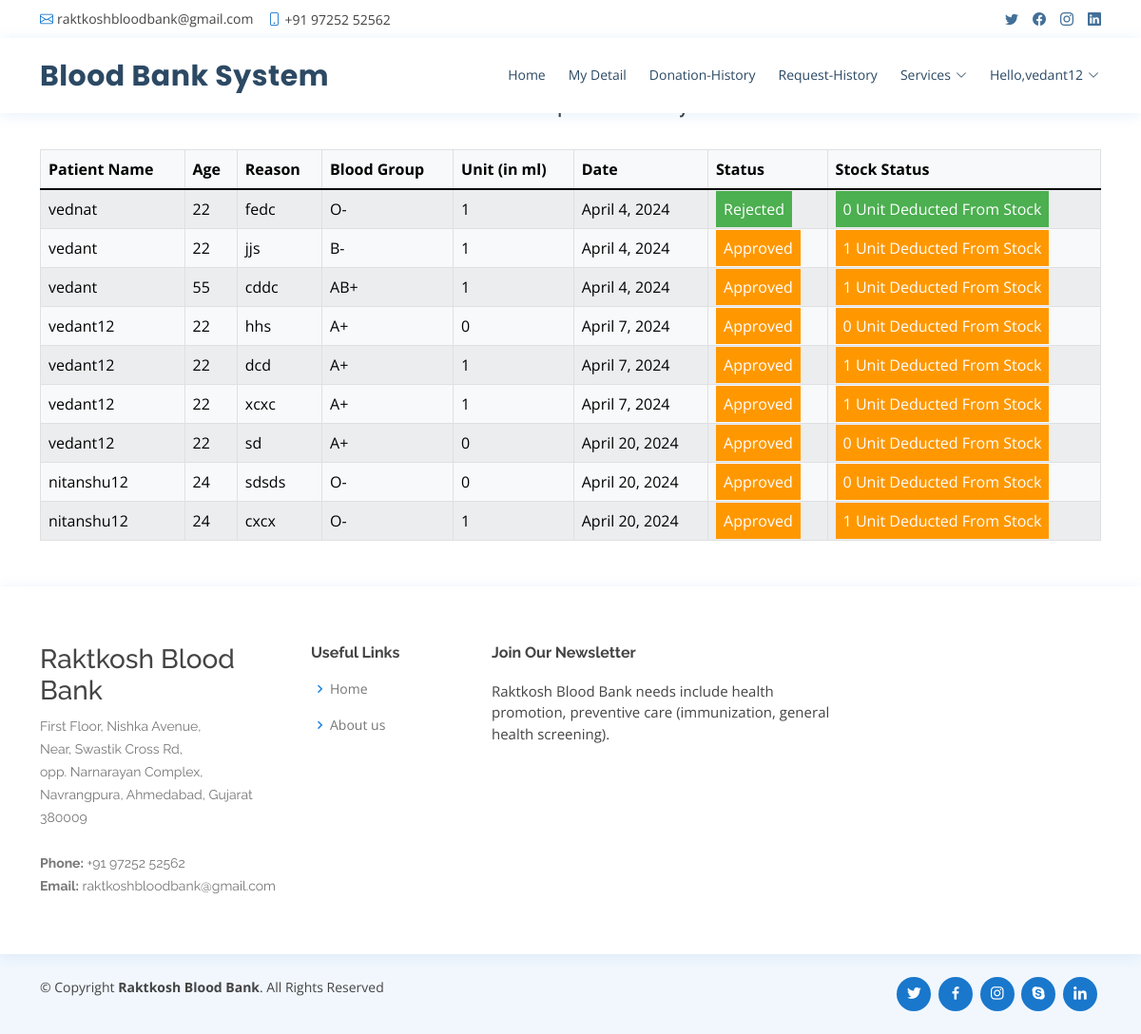
The page /history (signed in) on the database its author committed.
### raktkosh/models.py (models this page shows, shortened)
class BloodRequest(models.Model):
    user = models.ForeignKey(UserProfile, on_delete=models.CASCADE, null=True, blank=True)
    patient_name=models.CharField(max_length=30)
    patient_age=models.PositiveIntegerField()
    reason=models.CharField(max_length=500)
    bloodgroup=models.CharField(max_length=10)
    unit=models.PositiveIntegerField(default=0)
    status=models.CharField(max_length=20,default="Pending")
    date=models.DateField(auto_now=True)

### raktkosh/views.py (the view)
# urls.py: path('history', views.history,name='history'),
@login_required(login_url='admin_login')
def history(request):
    requests=models.BloodRequest.objects.all().exclude(status='Pending')
    return render(request,'history.html',{'requests':requests})

### raktkosh/templates/history.html (shortened to what this page needs)
{% extends 'base.html' %}
{% block body %}
{% load widget_tweaks %}
{%load static%}
<head>
</head>
<br><br>
<div class="container">
    <H4 class="text-center">Blood Request History</H4><br>
    <table class="table table-light table-hover table-bordered table-striped">
        <thead class="bg-info">
            <tr>
                <th scope="col">Patient Name</th>
                <th scope="col">Age</th>
                <th scope="col">Reason</th>
                <th scope="col">Blood Group</th>
                <th scope="col">Unit (in ml)</th>
                <th scope="col">Date</th>
                <th scope="col">Status</th>
                <th scope="col">Stock Status</th>
            </tr>
        </thead>
        <tbody>
            {% for t in requests %}
            <tr>
                <td> {{t.patient_name}}</td>
                <td>{{t.patient_age}}</td>
                <td>{{t.reason}}</td>
                <td>{{t.bloodgroup}}</td>
                <td>{{t.unit}}</td>
                <td>{{t.date}}</td>
                {% if t.status == 'Approved' %}
                <td><span class="label warning"> Approved</span></td>
                <td><span class="label warning"> {{t.unit}} Unit Deducted From Stock</span></td>
                {% else %}
                <td><span class="label success">Rejected</span></td>
                <td><span class="label success"> 0 Unit Deducted From Stock</span></td>
                {% endif %}
            </tr>
            {% endfor %}
        </tbody>
    </table>
</div>
{% endblock %}

### raktkosh/templates/base.html (shortened to what this page needs)
<!DOCTYPE html>
<html lang="en">
  {% load static %}
  {% load active_link_tags %}
<head>
  <link href="{% static 'vendor/fontawesome-free/css/all.min.css' %}" rel="stylesheet">
  <link href="{% static 'vendor/animate.css/animate.min.css' %}" rel="stylesheet">
  <link href="{% static 'vendor/bootstrap/css/bootstrap.min.css' %}" rel="stylesheet">
  <link href="{% static 'vendor/bootstrap-icons/bootstrap-icons.css' %}" rel="stylesheet">
  <link href="{% static 'vendor/boxicons/css/boxicons.min.css' %}" rel="stylesheet">
  <link href="{% static 'vendor/glightbox/css/glightbox.min.css' %}" rel="stylesheet">
  <link href="{% static 'vendor/remixicon/remixicon.css' %}" rel="stylesheet">
  <link href="{% static 'vendor/swiper/swiper-bundle.min.css' %}" rel="stylesheet">
  <link href="{% static 'css/style.css' %}" rel="stylesheet">
  <link rel="stylesheet" href="https://cdnjs.cloudflare.com/ajax/libs/font-awesome/4.7.0/css/font-awesome.min.css">
  <link rel='stylesheet' type='text/css' href="https://cdn.datatables.net/1.10.21/css/jquery.dataTables.min.css">
  <link rel='stylesheet' type='text/css' href="https://cdn.datatables.net/buttons/1.6.2/css/buttons.dataTables.min.css">
</head>
<body>
  <div id="topbar" class="d-flex align-items-center fixed-top">
    <div class="container d-flex justify-content-between">
      <div class="contact-info d-flex align-items-center">
        <i class="bi bi-envelope"></i> <a href="mailto:contact@example.com">raktkoshbloodbank@gmail.com</a>
        <i class="bi bi-phone"></i> +91 97252 52562
      </div>
      <div class="d-none d-lg-flex social-links align-items-center">
        <a href="#" class="twitter"><i class="bi bi-twitter"></i></a>
        <a href="#" class="facebook"><i class="bi bi-facebook"></i></a>
        <a href="#" class="instagram"><i class="bi bi-instagram"></i></a>
        <a href="#" class="linkedin"><i class="bi bi-linkedin"></i></i></a>
      </div>
    </div>
  </div>
  <header id="header" class="fixed-top">
    <div class="container d-flex align-items-center">
      <h1 class="logo me-auto"><a href="index.html">Blood Bank System</a></h1>
      {% if request.user.is_staff %}
      <nav id="navbar" class="navbar order-last order-lg-0">
        <ul>
          <li><a class="{% active_link 'admin_home' %}" href="{% url 'admin_home' %}">Home</a></li>
          <!-- <li class="dropdown"><a href="#"><span>Category</span> <i class="bi bi-chevron-down"></i></a>
            <ul>
              <li><a href="/add_category">Add Blood Category</a></li>
              <li><a href="/view_category">View Blood Category</a></li>
            </ul>
          </li> -->
          <li><a class="{% active_link 'view_user' %}" href="{% url 'view_user' %}">Users</a></li>
          <li><a class="{% active_link 'history' %}" href="{% url 'history' %}">history</a></li>
          <li class="dropdown"><a href="#"><span>Services</span> <i class="bi bi-chevron-down"></i></a>
            <ul>
              <li><a href="/request_blood">Request for Blood</a></li>
              <li><a href="/donator_blood">Donate for Blood</a></li>
            </ul>
          </li>
          <li><a class="{% active_link 'admin_blood' %}" href="{% url 'admin_blood' %}">Stock</a></li>
          <li class="dropdown">
            <a href="#" class="appointment-btn scrollto" style="color: #fff;"><span class="d-none d-md-inline">Welcome,</span> {{request.user.username}} <i class="bi bi-chevron-down"></i></a>
            <ul>
              <li><a href="{% url 'change_password' %}">Change Password</a></li>
              <li><a href="{% url 'logout' %}">Logout</a></li>
            </ul>
          </li>
        </ul>
        <i class="bi bi-list mobile-nav-toggle"></i>
      </nav>
      {% elif request.user.is_authenticated %}
      <nav id="navbar" class="navbar order-last order-lg-0">
        <ul>
          <li><a class="" href="{% url 'home' %}">Home</a></li>
          <li><a class="{% active_link 'profile' %}" href="/profile">My Detail</a></li>
          <li><a class="{% active_link 'donation_history' %}" href="/donation_history">Donation-History</a></li>
          <li><a class="{% active_link 'request_history' %}" href="{% url 'request_history' %}">Request-History</a></li>
          <li class="dropdown"><a href="#"><span>Services</span> <i class="bi bi-chevron-down"></i></a>
          </li>
          <li class="dropdown"><a href="#"><span>Hello,{{request.user.username}}</span> <i class="bi bi-chevron-down"></i></a>
          </li>
        </ul>
      </nav>
      {% endif %}
  </header>
  <div class="mt-5 mb-5" style="margin-top:14%">
  {% block body %}
  {% endblock %}
  </div>
  <footer id="footer">
    <div class="footer-top">
      <div class="container">
        <div class="row">
          <div class="col-lg-3 col-md-6 footer-contact">
            <h3>Raktkosh Blood Bank</h3>
            <p>
              First Floor, Nishka Avenue,<br>
               Near, Swastik Cross Rd,<br>
                opp. Narnarayan Complex,<br>
                 Navrangpura, Ahmedabad, Gujarat 380009 <br><br>
              <strong>Phone:</strong> +91 97252 52562<br>
              <strong>Email:</strong> raktkoshbloodbank@gmail.com<br>
            </p>
          </div>
          <div class="col-lg-2 col-md-6 footer-links">
            <h4>Useful Links</h4>
            <ul>
              <li><i class="bx bx-chevron-right"></i> <a href="#">Home</a></li>
              <li><i class="bx bx-chevron-right"></i> <a href="#">About us</a></li>
            </ul>
          </div>
          <div class="col-lg-4 col-md-6 footer-newsletter">
            <h4>Join Our Newsletter</h4>
            <p>Raktkosh Blood Bank needs include health promotion, preventive care (immunization, general health screening).</p>
          </div>
        </div>
      </div>
    </div>
    <div class="container d-md-flex py-4">
      <div class="me-md-auto text-center text-md-start">
        <div class="copyright">
          &copy; Copyright <strong><span>Raktkosh Blood Bank</span></strong>. All Rights Reserved
        </div>
        <div class="credits">
        </div>
      </div>
      <div class="social-links text-center text-md-right pt-3 pt-md-0">
        <a href="#" class="twitter"><i class="bx bxl-twitter"></i></a>
        <a href="#" class="facebook"><i class="bx bxl-facebook"></i></a>
        <a href="#" class="instagram"><i class="bx bxl-instagram"></i></a>
        <a href="#" class="google-plus"><i class="bx bxl-skype"></i></a>
        <a href="#" class="linkedin"><i class="bx bxl-linkedin"></i></a>
      </div>
    </div>
  </footer>
</body>
</html>

### raktkosh/static/css/style.css (style rules this page uses)
body { font-family: "Open Sans", sans-serif; color: #444444; }
a { color: #1977cc; text-decoration: none; }
h1, h2, h3, h4, h5, h6 { font-family: "Raleway", sans-serif; }
#topbar { background: #fff; height: 40px; font-size: 14px; transition: all 0.5s; z-index: 996; }
#topbar .contact-info a { line-height: 1; color: #444444; transition: 0.3s; }
#topbar .contact-info i { color: #1977cc; padding-right: 4px; margin-left: 15px; line-height: 0; }
#topbar .contact-info i:first-child { margin-left: 0; }
#topbar .social-links a { color: #437099; padding-left: 15px; display: inline-block; line-height: 1px; transition: 0.3s; }
#topbar .social-links a:first-child { border-left: 0; }
#header { background: #fff; transition: all 0.5s; z-index: 997; padding: 15px 0; top: 40px; box-shadow: 0px 2px 15px rgba(25, 119, 204, 0.1); }
#header .logo { font-size: 30px; margin: 0; padding: 0; line-height: 1; font-weight: 700; letter-spacing: 0.5px; font-family: "Poppins", sans-serif; }
#header .logo a { color: #2c4964; }
.navbar { padding: 0; }
.navbar ul { margin: 0; padding: 0; display: flex; list-style: none; align-items: center; }
.navbar li { position: relative; }
.navbar>ul>li { position: relative; white-space: nowrap; padding: 8px 0 8px 20px; }
.navbar a, .navbar a:focus { display: flex; align-items: center; justify-content: space-between; font-size: 14px; color: #2c4964; white-space: nowrap; transition: 0.3s; border-bottom: 2px solid #fff; padding: 5px 2px; }
.navbar a i, .navbar a:focus i { font-size: 12px; line-height: 0; margin-left: 5px; }
#footer { color: #444444; font-size: 14px; background: #f1f7fd; }
#footer .footer-top { padding: 60px 0 30px 0; background: #fff; box-shadow: 0px 2px 15px rgba(25, 119, 204, 0.1); }
#footer .footer-top .footer-contact { margin-bottom: 30px; }
#footer .footer-top .footer-contact p { font-size: 14px; line-height: 24px; margin-bottom: 0; font-family: "Raleway", sans-serif; color: #777777; }
#footer .footer-top h4 { font-size: 16px; font-weight: bold; color: #444444; position: relative; padding-bottom: 12px; }
#footer .footer-top .footer-links { margin-bottom: 30px; }
#footer .footer-top .footer-links ul { list-style: none; padding: 0; margin: 0; }
#footer .footer-top .footer-links ul i { padding-right: 2px; color: #1c84e3; font-size: 18px; line-height: 1; }
#footer .footer-top .footer-links ul li { padding: 10px 0; display: flex; align-items: center; }
#footer .footer-top .footer-links ul li:first-child { padding-top: 0; }
#footer .footer-top .footer-links ul a { color: #777777; transition: 0.3s; display: inline-block; line-height: 1; }
#footer .footer-newsletter { font-size: 15px; }
#footer .footer-newsletter h4 { font-size: 16px; font-weight: bold; color: #444444; position: relative; padding-bottom: 12px; }
#footer .credits { padding-top: 5px; font-size: 13px; color: #444444; }
#footer .social-links a { font-size: 18px; display: inline-block; background: #1977cc; color: #fff; line-height: 1; padding: 8px 0; margin-right: 4px; border-radius: 50%; text-align: center; width: 36px; height: 36px; transition: 0.3s; }

### raktkosh/templates/history.html (style rules this page uses)
.label { color: white; padding: 8px; }
.success { background-color: #4CAF50; }
.warning { background-color: #ff9800; }

### rows shown on the page
BloodRequest: patient_name "vednat", patient_age "22", reason "fedc", bloodgroup "O-", unit "1", date "April 4, 2024", status "Rejected"
BloodRequest: patient_name "vedant", patient_age "22", reason "jjs", bloodgroup "B-", unit "1", date "April 4, 2024"
BloodRequest: patient_name "vedant", patient_age "55", reason "cddc", bloodgroup "AB+", unit "1", date "April 4, 2024"
BloodRequest: patient_name "vedant12", patient_age "22", reason "hhs", bloodgroup "A+", unit "0", date "April 7, 2024"
BloodRequest: patient_name "vedant12", patient_age "22", reason "dcd", bloodgroup "A+", unit "1", date "April 7, 2024"
BloodRequest: patient_name "vedant12", patient_age "22", reason "xcxc", bloodgroup "A+", unit "1", date "April 7, 2024"
BloodRequest: patient_name "vedant12", patient_age "22", reason "sd", bloodgroup "A+", unit "0", date "April 20, 2024"
BloodRequest: patient_name "nitanshu12", patient_age "24", reason "sdsds", bloodgroup "O-", unit "0", date "April 20, 2024"
BloodRequest: patient_name "nitanshu12", patient_age "24", reason "cxcx", bloodgroup "O-", unit "1", date "April 20, 2024"

### other values the page prints
{{ request.user.username }} "vedant12"
